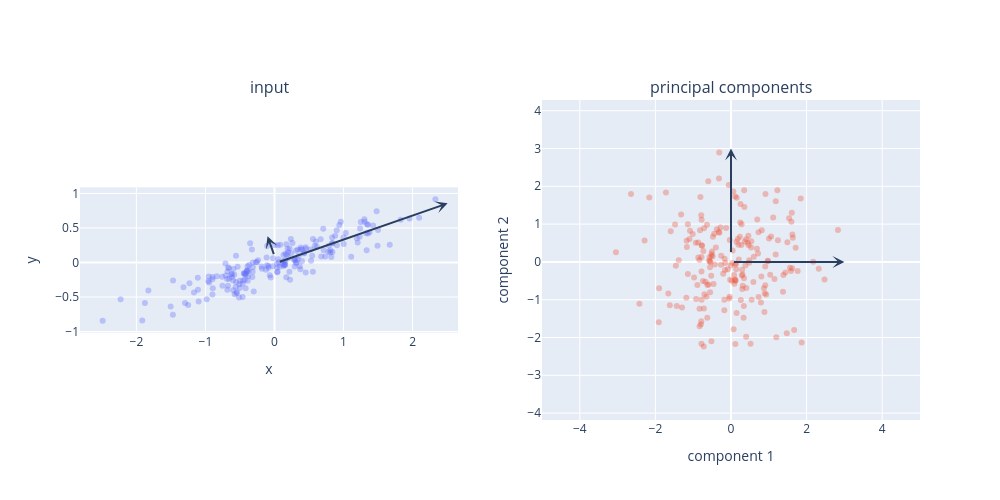

Notebook cell for this chart:
### Markdown cell above
If we plot these principal components beside the original data, we see the plots shown here:

### Code cell
rng = np.random.RandomState(1)
X = np.dot(rng.rand(2, 2), rng.randn(2, 200)).T

pca = PCA(n_components=2, whiten=True)
pca.fit(X)
X_pca = pca.transform(X)

fig = make_subplots(rows=1, cols=2,
                    subplot_titles=("input", "principal components"))

fig.add_trace(
    go.Scatter(x=X[:, 0], y=X[:, 1],
               mode='markers',
               marker=dict(opacity=0.35),
               name='data'),
    row=1, col=1
)

for length, vector in zip(pca.explained_variance_, pca.components_):
    v = vector * 3 * np.sqrt(length)
    draw_vector(fig, pca.mean_, pca.mean_ + v, col=1)

fig.add_trace(
    go.Scatter(x=X_pca[:, 0], y=X_pca[:, 1],
               mode='markers',
               marker=dict(opacity=0.35),
               name='pca data'),
    row=1, col=2
)

draw_vector(fig, [0, 0], [0, 3], col=2)
draw_vector(fig, [0, 0], [3, 0], col=2)

fig.update_layout(
    width=1000,
    height=500,
    showlegend=False
)

fig.update_xaxes(scaleanchor="y", row=1, col=1)
fig.update_yaxes(constrain='domain', row=1, col=1)

fig.update_xaxes(scaleanchor="y2", range=[-5, 5], title="component 1", row=1, col=2)
fig.update_yaxes(range=[-3, 3.1], title="component 2", row=1, col=2)

fig.update_xaxes(title="x", row=1, col=1)
fig.update_yaxes(title="y", row=1, col=1)

fig.show()

### Figure 1 — Plotly figure (JSON) as saved in the notebook; plotly's stock layout.template omitted (floating-point values rounded to 4 significant figures; data arrays with more than 128 entries replaced by an {"elided": "..."} marker saying what was removed)
{"data": [{"marker": {"opacity": 0.35}, "mode": "markers", "name": "data", "type": "scatter", "x": {"elided": "200 float values"}, "xaxis": "x", "y": {"elided": "200 float values"}, "yaxis": "y"}, {"marker": {"opacity": 0.35}, "mode": "markers", "name": "pca data", "type": "scatter", "x": {"elided": "200 float values"}, "xaxis": "x2", "y": {"elided": "200 float values"}, "yaxis": "y2"}], "layout": {"annotations": [{"font": {"size": 16}, "showarrow": false, "text": "input", "x": 0.225, "xanchor": "center", "xref": "paper", "y": 1, "yanchor": "bottom", "yref": "paper"}, {"font": {"size": 16}, "showarrow": false, "text": "principal components", "x": 0.775, "xanchor": "center", "xref": "paper", "y": 1, "yanchor": "bottom", "yref": "paper"}, {"arrowhead": 3, "arrowwidth": 2, "ax": 0.03351, "axref": "x", "ay": -0.004081, "ayref": "y", "showarrow": true, "x": 2.508, "xref": "x", "y": 0.8568, "yref": "y"}, {"arrowhead": 3, "arrowwidth": 2, "ax": 0.03351, "axref": "x", "ay": -0.004081, "ayref": "y", "showarrow": true, "x": -0.1005, "xref": "x", "y": 0.3811, "yref": "y"}, {"arrowhead": 3, "arrowwidth": 2, "ax": 0, "axref": "x2", "ay": 0, "ayref": "y2", "showarrow": true, "x": 0, "xref": "x2", "y": 3, "yref": "y2"}, {"arrowhead": 3, "arrowwidth": 2, "ax": 0, "axref": "x2", "ay": 0, "ayref": "y2", "showarrow": true, "x": 3, "xref": "x2", "y": 0, "yref": "y2"}], "height": 500, "showlegend": false, "width": 1000, "xaxis": {"anchor": "y", "domain": [0, 0.45], "scaleanchor": "y", "title": {"text": "x"}}, "xaxis2": {"anchor": "y2", "domain": [0.55, 1], "range": [-5, 5], "scaleanchor": "y2", "title": {"text": "component 1"}}, "yaxis": {"anchor": "x", "constrain": "domain", "domain": [0, 1], "title": {"text": "y"}}, "yaxis2": {"anchor": "x2", "domain": [0, 1], "range": [-3, 3.1], "title": {"text": "component 2"}}}}
